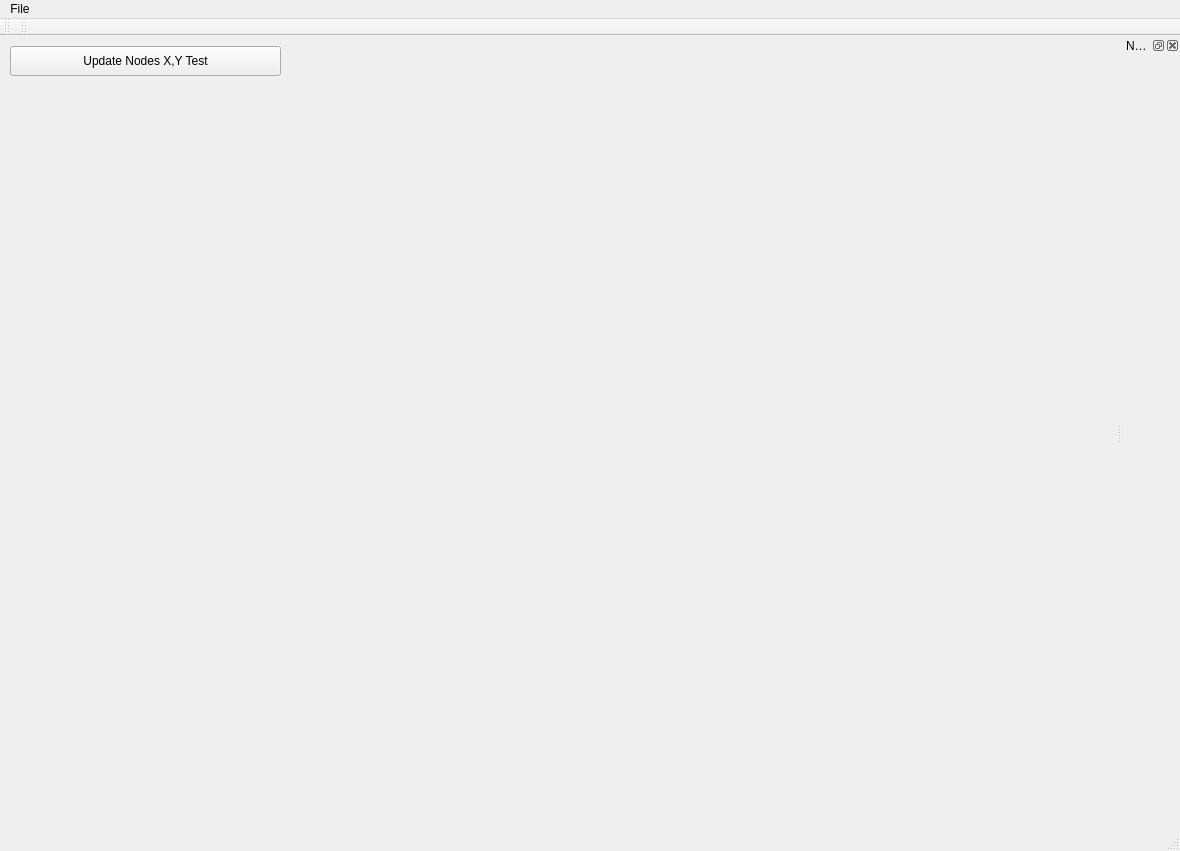
<?xml version="1.0" encoding="UTF-8"?>
<ui version="4.0">
 <class>TC_MainWindow</class>
 <widget class="QMainWindow" name="TC_MainWindow">
  <property name="geometry">
   <rect>
    <x>0</x>
    <y>0</y>
    <width>1180</width>
    <height>851</height>
   </rect>
  </property>
  <property name="windowTitle">
   <string>TestClient</string>
  </property>
  <widget class="QWidget" name="centralwidget">
   <widget class="QPushButton" name="btnUpdateNodesXYTest">
    <property name="geometry">
     <rect>
      <x>10</x>
      <y>10</y>
      <width>271</width>
      <height>30</height>
     </rect>
    </property>
    <property name="text">
     <string>Update Nodes X,Y Test</string>
    </property>
    <property name="checkable">
     <bool>true</bool>
    </property>
   </widget>
  </widget>
  <widget class="QStatusBar" name="statusbar"/>
  <widget class="QToolBar" name="toolMain">
   <property name="windowTitle">
    <string>Scene tools</string>
   </property>
   <property name="orientation">
    <enum>Qt::Horizontal</enum>
   </property>
   <attribute name="toolBarArea">
    <enum>TopToolBarArea</enum>
   </attribute>
   <attribute name="toolBarBreak">
    <bool>false</bool>
   </attribute>
  </widget>
  <widget class="QToolBar" name="toolEdit">
   <property name="windowTitle">
    <string>Graph tools</string>
   </property>
   <property name="orientation">
    <enum>Qt::Horizontal</enum>
   </property>
   <attribute name="toolBarArea">
    <enum>TopToolBarArea</enum>
   </attribute>
   <attribute name="toolBarBreak">
    <bool>false</bool>
   </attribute>
  </widget>
  <widget class="QDockWidget" name="dkNetObj_Monitor">
   <property name="enabled">
    <bool>true</bool>
   </property>
   <property name="windowTitle">
    <string>NetObj Monitor</string>
   </property>
   <attribute name="dockWidgetArea">
    <number>2</number>
   </attribute>
   <widget class="QWidget" name="dkNetObj_Monitor_Contents">
    <layout class="QHBoxLayout" name="horizontalLayout_2"/>
   </widget>
  </widget>
  <widget class="QMenuBar" name="menubar">
   <property name="geometry">
    <rect>
     <x>0</x>
     <y>0</y>
     <width>1180</width>
     <height>27</height>
    </rect>
   </property>
   <property name="defaultUp">
    <bool>false</bool>
   </property>
   <property name="nativeMenuBar">
    <bool>true</bool>
   </property>
   <widget class="QMenu" name="menuFile">
    <property name="title">
     <string>File</string>
    </property>
   </widget>
   <addaction name="menuFile"/>
  </widget>
 </widget>
 <resources/>
 <connections/>
</ui>
